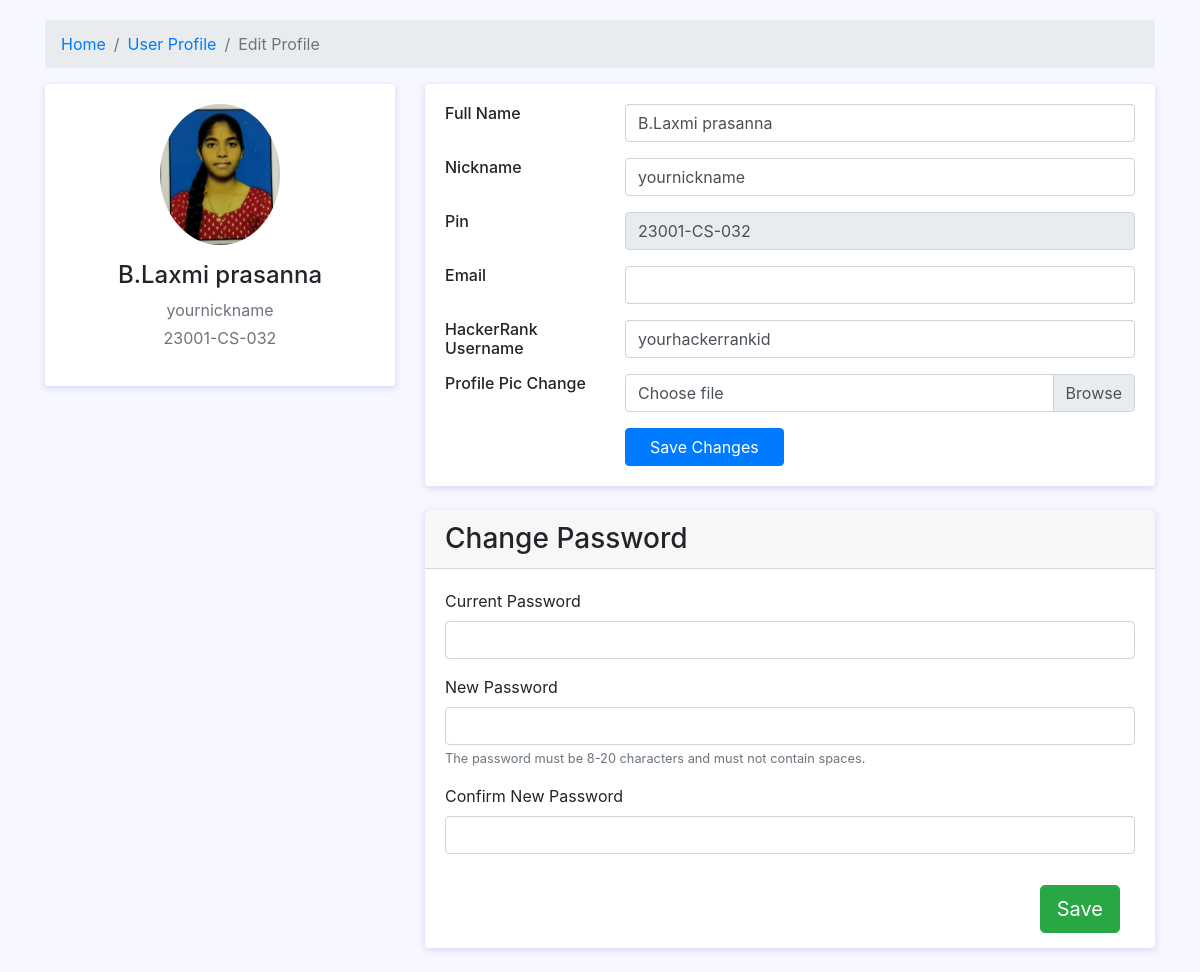
Screenshot of /profile/editprofile/ (signed in) with the database file from the repository.
### profilepage/models.py (models this page shows, shortened)
class Profile(models.Model):
    user = models.OneToOneField(User, on_delete=models.CASCADE)
    nickname = models.CharField(max_length=30,default='yournickname')
    hackerrank_id = models.CharField(max_length=20,default='yourhackerrankid')
    c1progress = models.FloatField(default='0')
    c2progress = models.FloatField(default='0')
    name = models.CharField(max_length=50)
    imguploadlimit = models.PositiveSmallIntegerField(default='10')
    image = models.ImageField(upload_to='profile_images/', default='profile_images/default.jpg')

### profilepage/views.py (the view)
# urls.py: path('editprofile/',views.editprofile,name='editprofile'),
@login_required
def editprofile(request):
    user_profile = Profile.objects.filter(user=request.user).first()
    if user_profile is None:
        return redirect('home')
    else:
        context = {'user_profile': user_profile}
        return render(request, 'profile/editprofile.html', context)

### templates/profile/editprofile.html (shortened to what this page needs)
<!DOCTYPE html>
<html lang="en">
<head>
    <link href="https://cdn.jsdelivr.net/npm/bootstrap@4.5.0/dist/css/bootstrap.min.css" rel="stylesheet">
</head>
<body>
    <div class="container">
        <nav aria-label="breadcrumb" class="main-breadcrumb">
            <ol class="breadcrumb">
                <li class="breadcrumb-item"><a href="{% url  'home' %}">Home</a></li>
                <li class="breadcrumb-item "><a href="{% url 'profile' %}">User Profile</a></li>
                <li class="breadcrumb-item active" aria-current="page">Edit Profile</li>
            </ol>
        </nav>
        <div class="main-body">
            <div class="row">
                <div class="col-lg-4">
                    <div class="card">
                        <div class="card-body">
                            <div class="d-flex flex-column align-items-center text-center">
                                <img src="{{ user_profile.image.url }}" alt="Admin"
                                    class="rounded-circle" width="120">
                                <div class="mt-3">
                                    <h4>{{ user_profile.name }}</h4>
                                    <p class="text-secondary mb-1">{{ user_profile.nickname }}</p>
                                    <p class="text-muted font-size-sm">{{ user_profile.user.username }}</p>
                                </div>
                            </div>
                        </div>
                    </div>
                </div>
                <div class="col-lg-8">
                    <div class="card">
                        <div class="card-body">
                            <form action='profileedithandle' method='post' enctype="multipart/form-data"> {% csrf_token %}
                            <div class="row mb-3">
                                <div class="col-sm-3">
                                    <h6 class="mb-0">Full Name</h6>
                                </div>
                                <div class="col-sm-9 text-secondary">
                                    <input type="text" class="form-control" value="{{ user_profile.name }}" name="changedName">
                                </div>
                            </div>
                            <div class="row mb-3">
                                <div class="col-sm-3">
                                    <h6 class="mb-0">Nickname</h6>
                                </div>
                                <div class="col-sm-9 text-secondary">
                                    <input type="text" class="form-control" value="{{ user_profile.nickname }}" name="changedNickName">
                                </div>
                            </div>
                            <div class="row mb-3">
                                <div class="col-sm-3">
                                    <h6 class="mb-0">Pin</h6>
                                </div>
                                <div class="col-sm-9 text-secondary">
                                    <input type="text" class="form-control" value="{{ user_profile.user.username }}" disabled readonly>
                                </div>
                            </div>
                            <div class="row mb-3">
                                <div class="col-sm-3">
                                    <h6 class="mb-0">Email</h6>
                                </div>
                                <div class="col-sm-9 text-secondary">
                                    <input type="email" class="form-control" value="{{ user_profile.user.email }}" name="changedEmail">
                                </div>
                            </div>
                            <div class="row mb-3">
                                <div class="col-sm-3">
                                    <h6 class="mb-0">HackerRank Username</h6>
                                </div>
                                <div class="col-sm-9 text-secondary">
                                    <input type="text" class="form-control" value="{{ user_profile.hackerrank_id }}" name="changedHackId">
                                </div>
                            </div>
                            <div class="row mb-3">
                                <div class="col-sm-3">
                                    <h6 class="mb-0">Profile Pic Change</h6>
                                </div>
                                <div class="col-sm-9 text-secondary">
                                <div class="custom-file">
                                    <label class="custom-file-label" for="inputGroupFile01">Choose file</label>
                                  </div>
                                </div>
                            </div>
                            <div class="row">
                                <div class="col-sm-3"></div>
                                <div class="col-sm-9 text-secondary">
                                    <input type="submit" class="btn btn-primary px-4" value="Save Changes">
                                </div>
                            </div>
                            </div>
                        </div>
                            <div class="card card-outline-secondary">
                                <form method="post" action="change_password">
                                    <div class="card-header">
                                        <h3 class="mb-0">Change Password</h3>
                                    </div>
                                    <div class="card-body">
                                        <div class="form-group">
                                            <label for="id_old_password">Current Password</label>
                                            <input type="password" id="id_old_password" name="old_password" class="form-control" required>
                                        </div>
                                        <div class="form-group">
                                            <label for="id_new_password1">New Password</label>
                                            <input type="password" id="id_new_password1" name="new_password1" class="form-control" required>
                                            <small class="form-text text-muted">The password must be 8-20 characters and must not contain spaces.</small>
                                        </div>
                                        <div class="form-group">
                                            <label for="id_new_password2">Confirm New Password</label>
                                            <input type="password" id="id_new_password2" name="new_password2" class="form-control" required>
                                        </div>
                                        <div class="form-group">
                                            <button type="submit" class="btn btn-success btn-lg float-right" style="margin:15px;">Save</button>
                                        </div>
                                    </div>
                                </form>
                            </div>
                        </div>
                    </div>
                </div>
            </div>
</body>
</html>

### templates/profile/editprofile.html (style rules this page uses)
body { background: #f7f7ff; margin-top: 20px; }
.card { position: relative; display: flex; flex-direction: column; min-width: 0; word-wrap: break-word; background-color: #fff; background-clip: border-box; border: 0 solid transparent; border-radius: .25rem; margin-bottom: 1.5rem; box-shadow: 0 2px 6px 0 rgb(218 218 253 / 65%), 0 2px 6px 0 rgb(206 206 238 / 54%); }

### rows the page displays
Profile: image (picture), name "B.Laxmi prasanna", nickname "yournickname", user.username "23001-CS-032", changedName "B.Laxmi prasanna", changedNickName "yournickname", changedHackId "yourhackerrankid"
